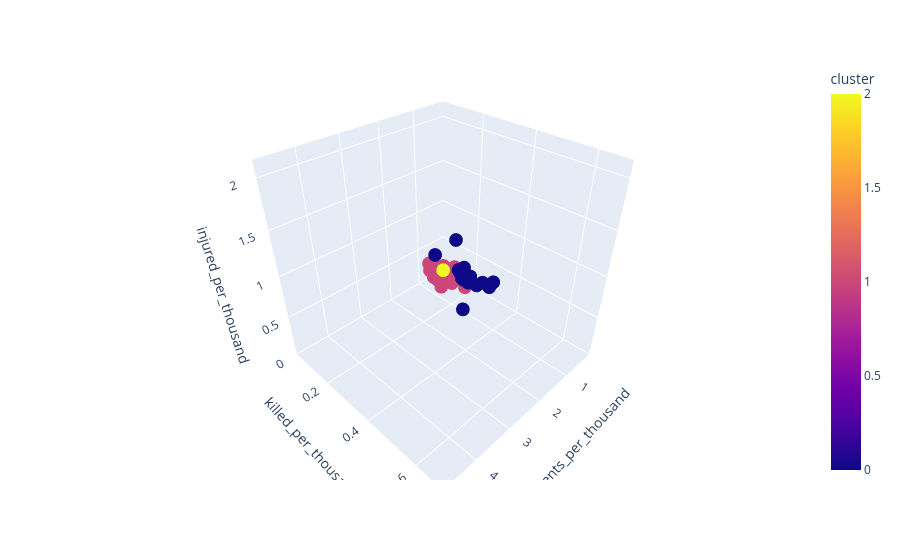

Notebook cell for this chart:
### Code cell
import plotly.express as px

fig = px.scatter_3d(
    df_norm,
    x="incidents_per_thousand",
    y="killed_per_thousand",
    z="injured_per_thousand",
    color="cluster",
    hover_name=df_norm.index,
)
fig.show()

### Figure 1 — Plotly figure (JSON) as saved in the notebook; plotly's stock layout.template omitted (floating-point values rounded to 4 significant figures)
{"data": [{"hovertemplate": "<b>%{hovertext}</b><br><br>incidents_per_thousand=%{x}<br>killed_per_thousand=%{y}<br>injured_per_thousand=%{z}<br>cluster=%{marker.color}<extra></extra>", "hovertext": ["District of Columbia", "Alaska", "Delaware", "Louisiana", "South Carolina", "Illinois", "Mississippi", "Tennessee", "Alabama", "Missouri", "Maryland", "Arkansas", "Kentucky", "Indiana", "Oklahoma", "Ohio", "Massachusetts", "Georgia", "Nebraska", "North Carolina", "West Virginia", "Connecticut", "Rhode Island", "Wyoming", "Wisconsin", "Iowa", "New Mexico", "North Dakota", "Vermont", "Florida", "Kansas", "New Hampshire", "Virginia", "Pennsylvania", "Maine", "Nevada", "South Dakota", "Montana", "Michigan", "New Jersey", "Colorado", "Oregon", "Texas", "New York", "Washington", "Minnesota", "California", "Idaho", "Utah", "Arizona", "Hawaii"], "legendgroup": "", "marker": {"color": [2, 0, 0, 0, 0, 0, 0, 0, 0, 0, 0, 0, 0, 0, 0, 0, 1, 0, 1, 0, 1, 1, 1, 1, 1, 1, 1, 1, 1, 1, 1, 1, 1, 1, 1, 0, 1, 1, 1, 1, 1, 1, 1, 1, 1, 1, 1, 1, 1, 1, 1], "coloraxis": "coloraxis", "symbol": "circle"}, "mode": "markers", "name": "", "scene": "scene", "showlegend": false, "type": "scatter3d", "x": [4.731, 1.829, 1.79, 1.737, 1.418, 1.365, 1.204, 1.157, 1.127, 1.092, 0.9687, 0.9543, 0.9392, 0.8855, 0.8837, 0.8818, 0.8803, 0.8769, 0.873, 0.8711, 0.855, 0.855, 0.8475, 0.8436, 0.8309, 0.8065, 0.7873, 0.7599, 0.7549, 0.7437, 0.7374, 0.7214, 0.7114, 0.6984, 0.6828, 0.6809, 0.637, 0.6191, 0.6178, 0.6075, 0.5873, 0.5693, 0.4942, 0.4941, 0.4794, 0.4393, 0.419, 0.4003, 0.3595, 0.3409, 0.2032], "y": [0.6796, 0.362, 0.2305, 0.4671, 0.3291, 0.2651, 0.3935, 0.2767, 0.3874, 0.3518, 0.2825, 0.2596, 0.2409, 0.2433, 0.2407, 0.2159, 0.06947, 0.2413, 0.119, 0.2218, 0.1819, 0.09506, 0.05966, 0.1247, 0.1496, 0.08747, 0.2369, 0.0915, 0.09117, 0.1934, 0.1863, 0.06585, 0.1745, 0.1873, 0.08432, 0.2787, 0.1054, 0.1494, 0.1599, 0.1317, 0.146, 0.1111, 0.1837, 0.08675, 0.1191, 0.08409, 0.1429, 0.1005, 0.09457, 0.1602, 0.0443], "z": [2.095, 0.4407, 0.9062, 0.9428, 0.6304, 1.051, 0.6301, 0.6794, 0.6178, 0.5904, 0.5291, 0.4523, 0.4279, 0.4473, 0.3965, 0.4909, 0.2504, 0.3985, 0.3564, 0.4614, 0.3523, 0.3507, 0.3276, 0.0888, 0.3675, 0.2631, 0.2599, 0.1724, 0.1168, 0.3499, 0.32, 0.1078, 0.4265, 0.3955, 0.09938, 0.3317, 0.1335, 0.132, 0.3011, 0.2864, 0.2079, 0.1728, 0.2223, 0.2574, 0.1797, 0.1671, 0.1964, 0.09025, 0.1348, 0.1605, 0.05977]}], "layout": {"coloraxis": {"colorbar": {"title": {"text": "cluster"}}, "colorscale": [[0, "#0d0887"], [0.1111, "#46039f"], [0.2222, "#7201a8"], [0.3333, "#9c179e"], [0.4444, "#bd3786"], [0.5556, "#d8576b"], [0.6667, "#ed7953"], [0.7778, "#fb9f3a"], [0.8889, "#fdca26"], [1, "#f0f921"]]}, "legend": {"tracegroupgap": 0}, "margin": {"t": 60}, "scene": {"domain": {"x": [0, 1], "y": [0, 1]}, "xaxis": {"title": {"text": "incidents_per_thousand"}}, "yaxis": {"title": {"text": "killed_per_thousand"}}, "zaxis": {"title": {"text": "injured_per_thousand"}}}}}
